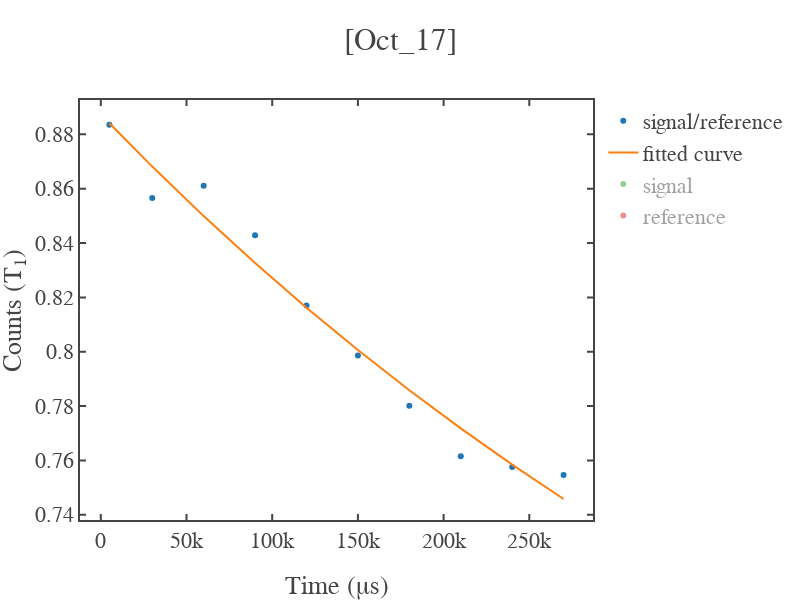

Write notebook code for a chart like this one.
### Code cell
x=time_axis[1:]
y=signal_photon[1:]

x_fit,y_fit,coefficient,error_bars = fit_func(x,y,fit_range=False,func='exp',guess_params=np.array([0.7,1,0.5e6]))

fig1 = simple_plot(x,y,show=False,x_name = "Time (&mu;s)",y_name = "Counts (T<sub>1</sub>)",mode='markers',title=f'{date}',curve_name='signal/reference')
fig2 = simple_plot(x_fit,y_fit,show=False,x_name = "Time (&mu;s)",y_name = "Counts (T<sub>1</sub>)",mode='lines',title=f'{date}',curve_name='fitted curve')
fig3 = simple_plot(x,signal_samples[1:],show=False,x_name = "Time (&mu;s)",y_name = "Counts (T<sub>1</sub>)",mode='markers',title=f'{date}',curve_name='signal')
fig4 = simple_plot(x,reference_samples[1:],show=False,x_name = "Time (&mu;s)",y_name = "Counts (T<sub>1</sub>)",mode='markers',title=f'{date}',curve_name='reference')

add_figures([fig1,fig2,fig3,fig4],show=True,x_name = "Time (&mu;s)",y_name = "Counts (T<sub>1</sub>)",title=f'[{date}]')

### Figure 1 — Plotly figure (JSON) as saved in the notebook; plotly's stock layout.template omitted (floating-point values rounded to 4 significant figures)
{"data": [{"mode": "markers", "name": "signal/reference", "showlegend": true, "type": "scatter", "x": [5010, 30010, 60010, 90010, 120010, 150010, 180010, 210010, 240010, 270010], "y": [0.8835, 0.8565, 0.8611, 0.8428, 0.817, 0.7986, 0.7801, 0.7615, 0.7576, 0.7546]}, {"mode": "lines", "name": "fitted curve", "showlegend": true, "type": "scatter", "x": [5010, 30010, 60010, 90010, 120010, 150010, 180010, 210010, 240010, 270010], "y": [0.8841, 0.8681, 0.8499, 0.8326, 0.8162, 0.8006, 0.7858, 0.7718, 0.7585, 0.7458]}, {"mode": "markers", "name": "signal", "showlegend": true, "type": "scatter", "visible": "legendonly", "x": [5010, 30010, 60010, 90010, 120010, 150010, 180010, 210010, 240010, 270010], "y": [5.698, 5.5, 5.505, 5.379, 5.191, 5.07, 4.967, 4.824, 4.783, 4.751]}, {"mode": "markers", "name": "reference", "showlegend": true, "type": "scatter", "visible": "legendonly", "x": [5010, 30010, 60010, 90010, 120010, 150010, 180010, 210010, 240010, 270010], "y": [6.449, 6.421, 6.393, 6.382, 6.354, 6.348, 6.367, 6.335, 6.314, 6.296]}], "layout": {"height": 600, "title": {"text": "[Oct_17]"}, "width": 800, "xaxis": {"autorange": true, "range": [-12150.0, 287200.0], "title": {"text": "Time (&mu;s)"}, "type": "linear"}, "yaxis": {"autorange": true, "range": [0.7381, 0.8926], "title": {"text": "Counts (T<sub>1</sub>)"}, "type": "linear"}}}
